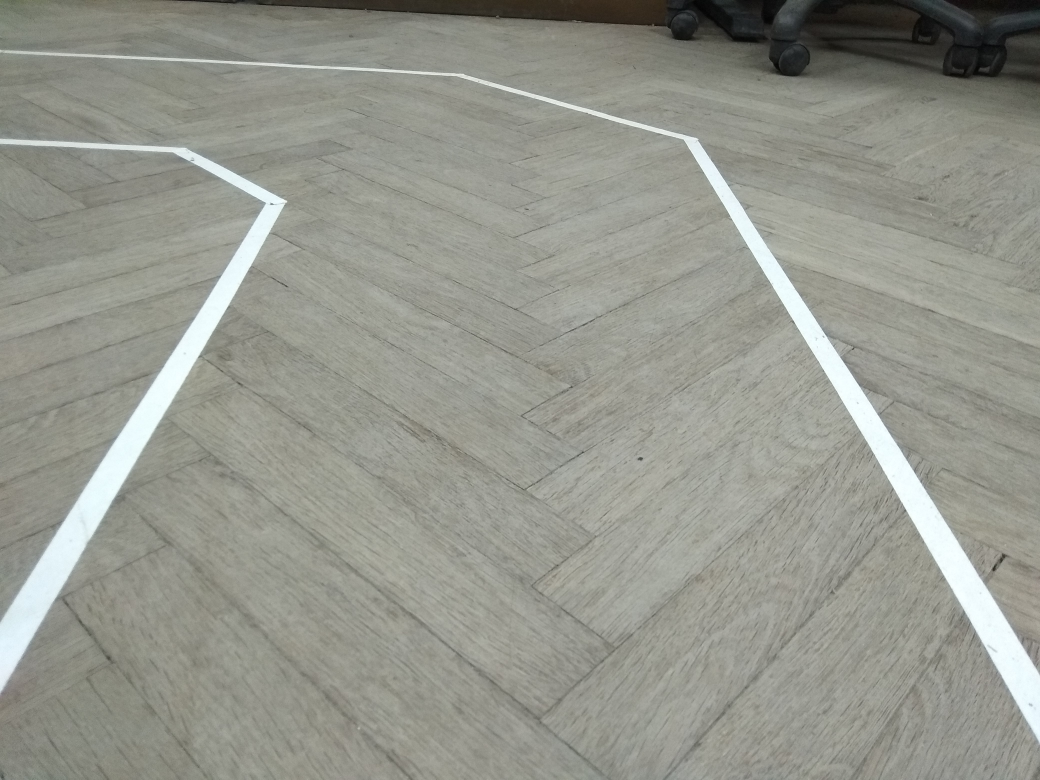
#> input picture Line_detection_model/test1.jpg, 4160 x 3120 px (shown at 1/4 size)
$ python Line_detection.py
#> lines starting #> are read from the running program, lines starting #| are printed output that depends on the picture; after the words box and inside, x2 and y2 are one past the last pixel; in counts of white or black regions, pixels touching at a corner belong together
import cv2
import numpy as np
import matplotlib.pyplot as plt
import math

def canny(image):
	gray = cv2.cvtColor(image, cv2.COLOR_BGR2GRAY)
	kernel = 5
	blur=cv2.GaussianBlur(gray,(kernel, kernel),0)
	canny = cv2.Canny(gray, 120, 360)
	return canny


def region_of_interest(image , height,width):
	polygons1=np.array([
		[(0,height),(100 , 180),(1250 , 150),(width,height)]
		])
	mask1=np.zeros_like(image)
	cv2.fillPoly(mask1, polygons1, 255)
	masked_image1 = cv2.bitwise_and(image , mask1)
	return masked_image1


def make_coordinated(image , line):
	try:
		slope, intercept = line
	except TypeError:
		slope, intercept = 0,0
	y1 = int(image.shape[0])
	y2 = int(y1*(3/5))
	x1 = int((y1-intercept) / slope)
	x2 = int((y2-intercept) / slope)
	return np.array([x1,y1,x2,y2])


def average_slop_intercept(image , lines):
	left_fit=[]
	right_fit=[]
	left_line = np.array([])
	right_line = np.array([])
	if lines is None:
		return None

	for line in lines:
		for x1,y1,x2,y2 in line:
			x1,y1,x2,y2 = line.reshape(4)
			parameters= np.polyfit((x1,x2) , (y1,y2) ,1)
			slope = parameters[0]
			intercept = parameters[1]
			if slope < 0:
				left_fit.append((slope , intercept))
			else:
				right_fit.append((slope , intercept))
	if left_fit:
		left_fit_average = np.average(left_fit , axis=0)
		#print(left_fit_average , 'left')
		left_line = make_coordinated(image , left_fit_average)
	if right_fit:
		right_fit_average = np.average(right_fit , axis=0)
		#print(right_fit_average , 'right')
		right_line = make_coordinated(image , right_fit_average)
	averaged_lines = [left_line , right_line]
	return averaged_lines

def display_lines(image , lines):
	line_image = np.zeros_like(image)
	if lines!= None:
		for line in lines:
			#print(line.shape)
			try:
				x1,y1,x2,y2 = line.reshape(4)
			except ValueError:
				x1,y1,x2,y2 = 0,0,0,0

			#print(x1,x2,y1,y2)
			cv2.line(line_image , (x1,y1) , (x2,y2) , (255, 0,0) , 10 )
	return line_image


def compute_steering_angle(image, line , height,width):
	if len(line) == 0:
		return -90
		# No lane_lines detected
	if len(line) == 1:
		x1,_,x2,_= line[0][0]
		x_offset = x2 -x1
		# Only detected one lane_line
	else:
		try:
			_,_,left_x2,_ = line[0][2]
		except TypeError:
			_,_,left_x2,_ = 0,0,0,0
		try:
			_,_,right_x2,_ = line[1][2]
		except TypeError:
			_,_,right_x2,_ =0,0,0,0
		camera_mid_offset_percent = 0.02
		mid = int(width / 2 * (camera_mid_offset_percent) )
		x_offset = (left_x2 + right_x2) / 2 - mid
	y_offset = int(height / 2)
	angle_to_mid_in_rad = math.atan(x_offset/y_offset)
	angle_to_mid_in_deg = int(angle_to_mid_in_rad* 180.0 / math.pi)
	steering_angle = angle_to_mid_in_deg + 90
	#print(angle_to_mid_in_deg)
	return steering_angle


def display_heading_line(image , line , steering_angle , height , width):
	heading_image = np.zeros_like(image)
	steering_angle_in_rad = steering_angle / 180.0 *math.pi
	x1 = int(width / 2)
	y1 = height
	x2 = int(x1 - height / 2 / math.tan(steering_angle_in_rad))
	y2 = int(height / 2)
	cv2.line(heading_image , (x1,y1) , (x2,y2) , (0, 0,255) , 10 )
	heading_image = cv2.addWeighted(image , 0.8, heading_image , 1 ,1)
	return heading_image


img = cv2.imread('test1.jpg')
#> img is the input picture: shape (3120, 4160, 3); mean B, G, R 141.2, 150.2, 148.7
height = 704
width = 1279
lane_image=cv2.resize(np.copy(img) , (width , height))
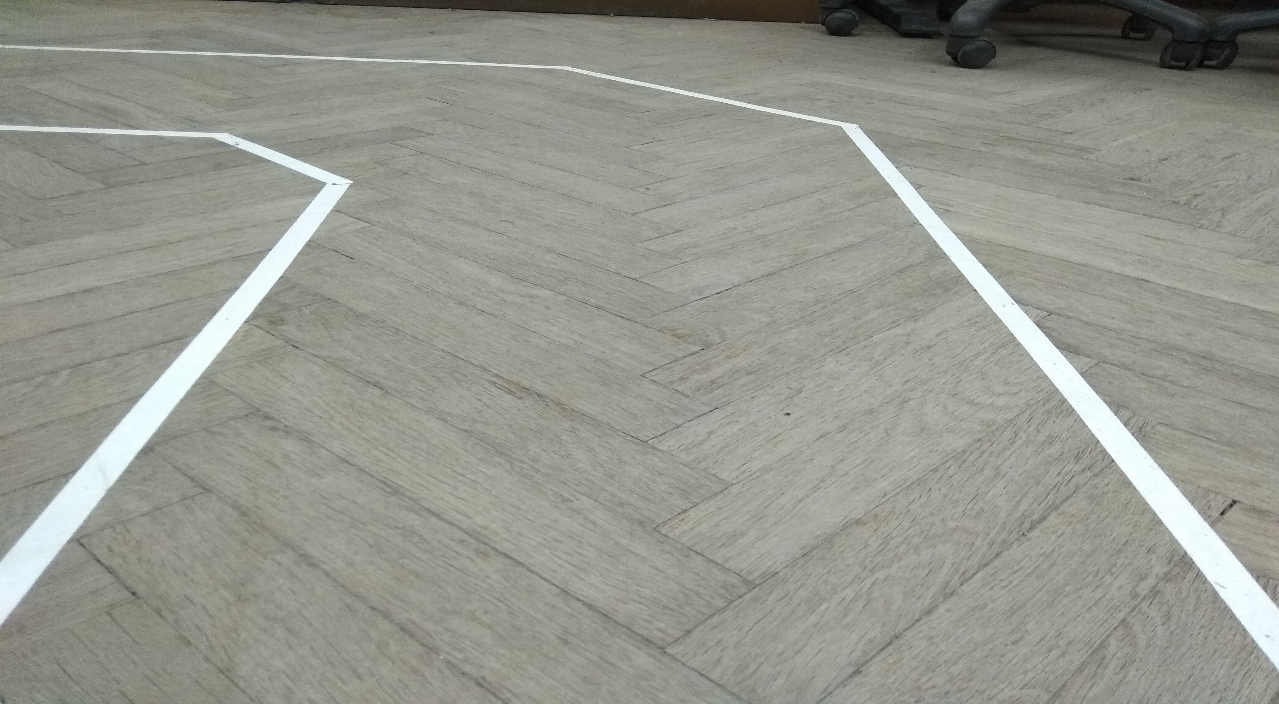
#> lane_image: shape (704, 1279, 3); mean B, G, R 141.1, 150.1, 148.6
canny_image=canny(lane_image)
#> in canny, `canny = cv2.Canny(gray, 120, 360)`:
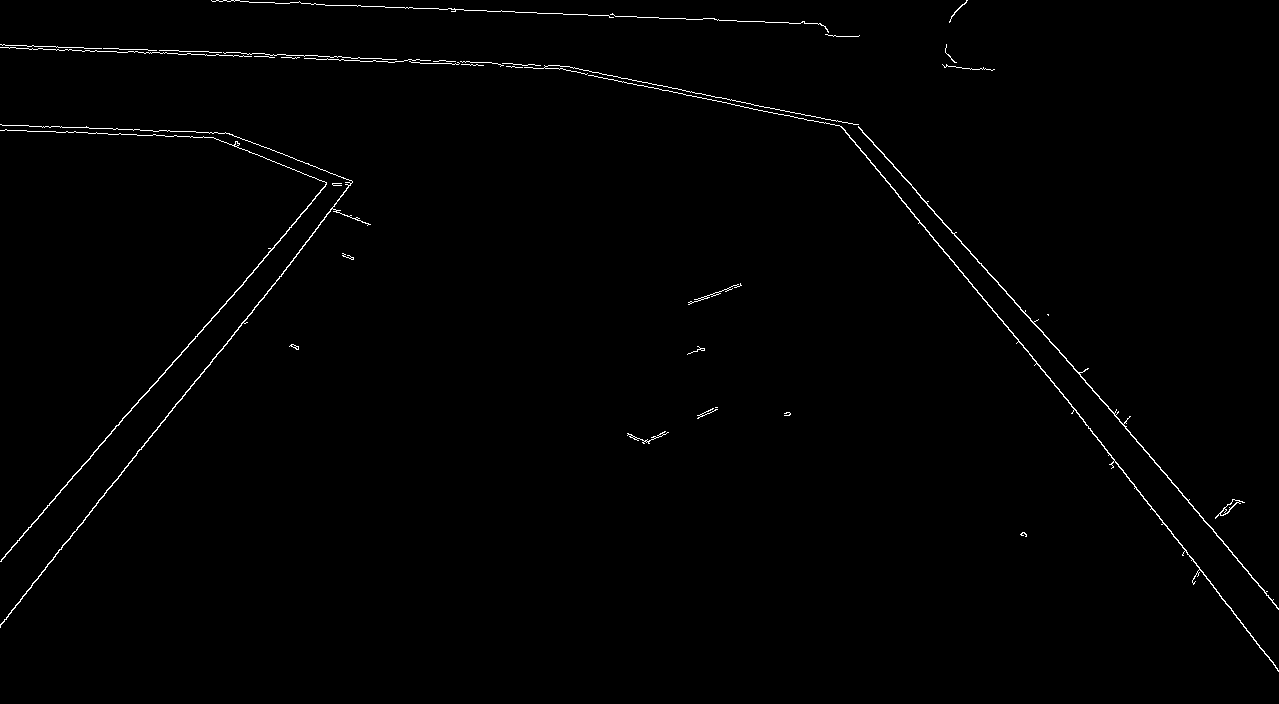
#> canny: shape (704, 1279); 0.8% white in thin lines or dots
cropped_image = region_of_interest(canny_image , height,width)
#> in region_of_interest, `cv2.fillPoly(mask1, polygons1, 255)`:
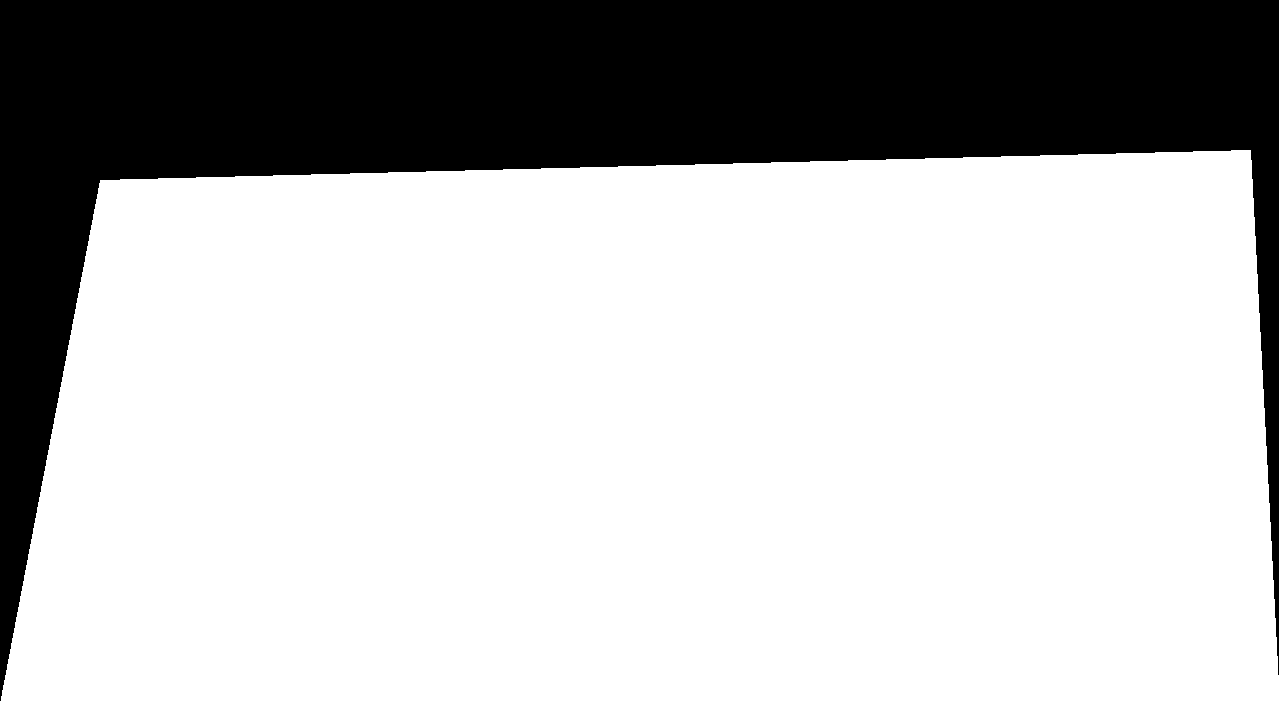
#> mask1: shape (704, 1279); 72.7% white; 1 black region, box (x1, y1, x2, y2) and area: (0, 0, 1279, 701) 245805
#> in region_of_interest, `masked_image1 = cv2.bitwise_and(image , mask1)`: masked_image1: shape (704, 1279); 0.42% white in thin lines or dots, all inside (x1, y1, x2, y2) = (19, 159, 1278, 671)
lines = cv2.HoughLinesP(cropped_image , 2 , np.pi/180 , 100 , np.array([]) , minLineLength=40 , maxLineGap= 5)
#> lines = 19 rows, first 6: [32, 583, 290, 264], [147, 392, 300, 216], [949, 256, 1140, 492], [1012, 298, 1199, 513], [949, 228, 1022, 311], [1192, 558, 1269, 659]
averaged_lines = average_slop_intercept(lane_image , lines)
#> the loop in average_slop_intercept, `for line in lines:` made 19 passes
#> line on passes 1 to 12: [[32, 583, 290, 264]], [[147, 392, 300, 216]], [[949, 256, 1140, 492]], [[1012, 298, 1199, 513]], [[949, 228, 1022, 311]], [[1192, 558, 1269, 659]], [[892, 163, 981, 265]], [[121, 472, 309, 239]], [[898, 196, 982, 297]], [[1150, 457, 1207, 524]], [[35, 521, 82, 465]], [[1018, 339, 1061, 393]]
#> after the loop in average_slop_intercept, `for line in lines:`: left_fit = [(-1.24, 622.6), (-1.15, 561.1), (-1.24, 622), (-1.19, 562.7), (-1.16, 563.8), (-1.14, 559.4), (-1.32, 645.3)]; right_fit = [(1.24, -916.6), (1.15, -865.5), (1.14, -851), (1.31, -1005.5), (1.15, -859.3), (1.2, -883.7), (1.18, -894.8), (1.26, -939.4), (1.15, -861.5), (1.28, -964.6), (1.19, -907.4), (1.15, -868)]
#> in average_slop_intercept, `left_fit_average = np.average(left_fit , axis=0)`: left_fit_average = [-1.21, 591]
#> in make_coordinated, `slope, intercept = line`: slope = -1.21; intercept = 591
#> in make_coordinated, `x1 = int((y1-intercept) / slope)`: x1 = -93
#> in make_coordinated, `x2 = int((y2-intercept) / slope)`: x2 = 140
#> in average_slop_intercept, `left_line = make_coordinated(image , left_fit_average)`: left_line = [-93, 704, 140, 422]
#> in average_slop_intercept, `right_fit_average = np.average(right_fit , axis=0)`: right_fit_average = [1.2, -901.5]
#> in average_slop_intercept, `right_line = make_coordinated(image , right_fit_average)`: right_line = [1339, 704, 1104, 422]
#> in average_slop_intercept, `averaged_lines = [left_line , right_line]`: averaged_lines = [[-93, 704, 140, 422], [1339, 704, 1104, 422]]
#> averaged_lines = [[-93, 704, 140, 422], [1339, 704, 1104, 422]]
line_image = display_lines(lane_image ,averaged_lines)
#> the loop in display_lines, `for line in lines:` made 2 passes
combo_image = cv2.addWeighted(lane_image , 0.3, line_image , 1 ,1)
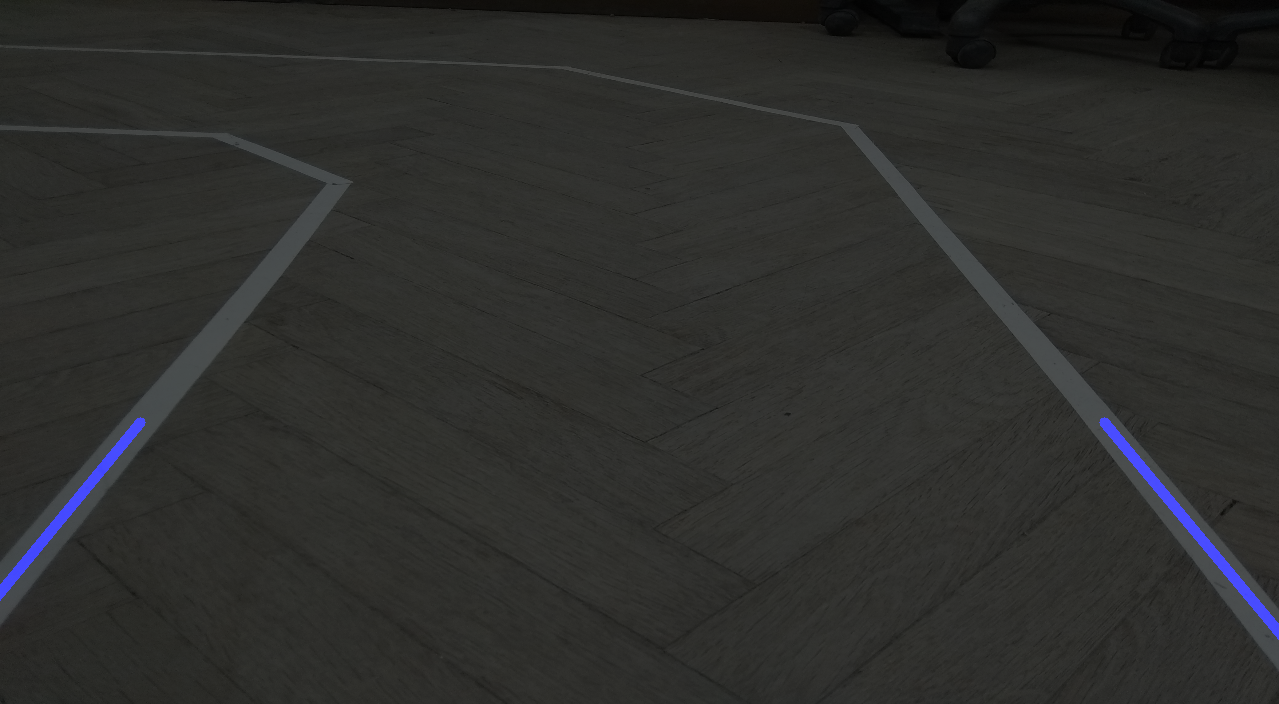
#> combo_image: shape (704, 1279, 3); mean B, G, R 44.4, 46, 45.6
angle = compute_steering_angle(lane_image , averaged_lines , height , width)
#> angle = 89
combo_heading_image = display_heading_line(combo_image , averaged_lines , angle , height , width)
#> in display_heading_line, `steering_angle_in_rad = steering_angle / 180.0 *math.pi`: steering_angle_in_rad = 1.55
#> in display_heading_line, `x2 = int(x1 - height / 2 / math.tan(steering_angle_in_rad))`: x2 = 632
cv2.imshow("Result", combo_heading_image)
cv2.waitKey(0)
